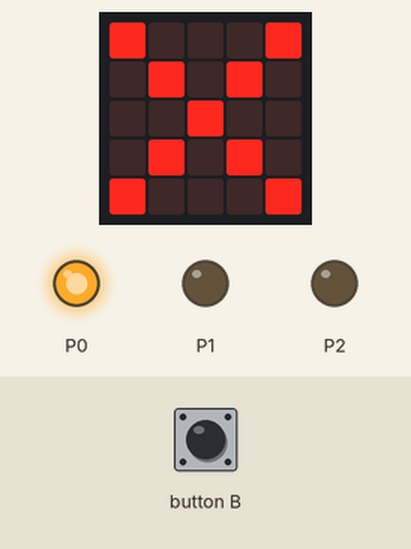
A program run on a simulated BBC micro:bit (MakeCode). Shown: the board's 5×5 LED display, output pins drawn as LEDs (lit = HIGH). Inputs (shaded band) come from the test bench.

Above: at 1.2 s.
1.3 s: button B pressed for 0.5 s
At 5.0 s:
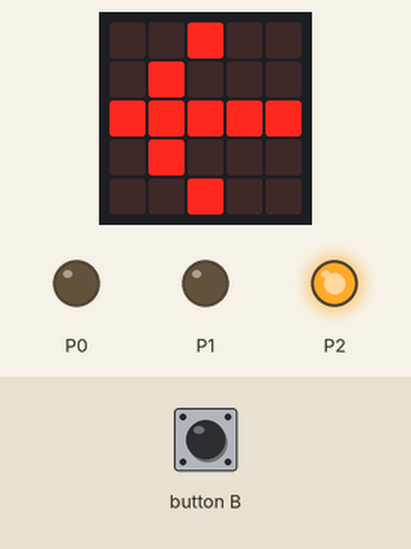
At 8.47 s:
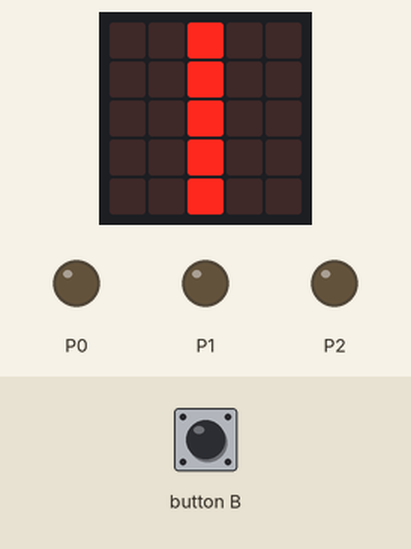
9.9 s: button B pressed for 1 s
At 15.8 s:
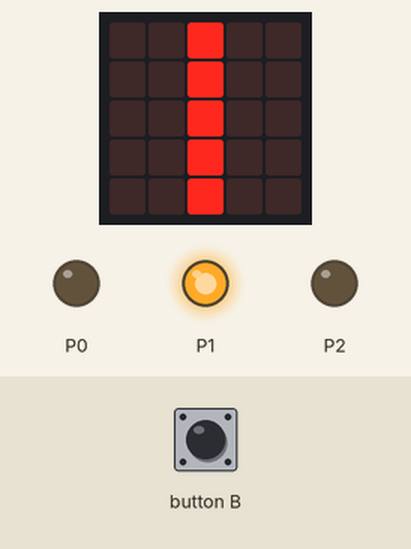
Timing chart, 0 to 18.5 s (numbered marks = the images above; inputs shaded):
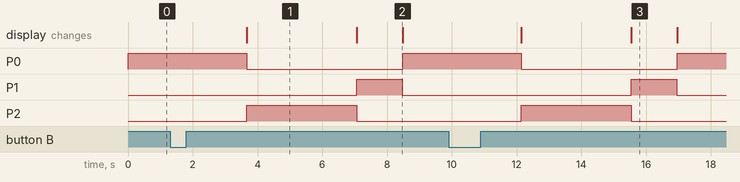

Measured:
- after the input at 1.3 s, P0: HIGH → LOW after 2.4 s, → HIGH 4.8 s later; P1: LOW → HIGH after 5.8 s, → LOW 1.4 s later; P2: LOW → HIGH after 2.4 s, → LOW 3.4 s later; the display: changes after 2.4 s (image 1)
- after the input at 9.9 s, P0: HIGH → LOW after 2.2 s, → HIGH 4.8 s later; P1: LOW → HIGH after 5.6 s, → LOW 1.4 s later; P2: LOW → HIGH after 2.2 s, → LOW 3.4 s later; the display: first changes after 2.2 s (image 3 shows a later state)
- what the display in image 1 shows lasts 3.4 s, from 3.7 s to 7.1 s
- what the display in image 2 shows lasts 1.4 s, from 7.1 s to 8.5 s

The program:

main.ts
```typescript
basic.forever(function () {
    Kitronik_STOPbit.trafficLightLED(Kitronik_STOPbit.LightColours.Red, Kitronik_STOPbit.DisplayLights.On)
    basic.showLeds(`
        # . . . #
        . # . # .
        . . # . .
        . # . # .
        # . . . #
        `)
    if (input.buttonIsPressed(Button.B)) {
        basic.pause(2000)
        Kitronik_STOPbit.trafficLightLED(Kitronik_STOPbit.LightColours.Red, Kitronik_STOPbit.DisplayLights.Off)
        Kitronik_STOPbit.trafficLightLED(Kitronik_STOPbit.LightColours.Green, Kitronik_STOPbit.DisplayLights.On)
        basic.showLeds(`
            . . # . .
            . # . . .
            # # # # #
            . # . . .
            . . # . .
            `)
        basic.pause(3000)
        Kitronik_STOPbit.trafficLightLED(Kitronik_STOPbit.LightColours.Green, Kitronik_STOPbit.DisplayLights.Off)
        Kitronik_STOPbit.trafficLightLED(Kitronik_STOPbit.LightColours.Yellow, Kitronik_STOPbit.DisplayLights.On)
        basic.showLeds(`
            . . # . .
            . . # . .
            . . # . .
            . . # . .
            . . # . .
            `)
        basic.pause(1000)
        Kitronik_STOPbit.trafficLightLED(Kitronik_STOPbit.LightColours.Yellow, Kitronik_STOPbit.DisplayLights.Off)
    }
})
```

test.ts
```typescript
// tests gaan hier; deze zal niet worden gecompileerd wanneer dit pakket wordt gebruikt als extensie.
```
